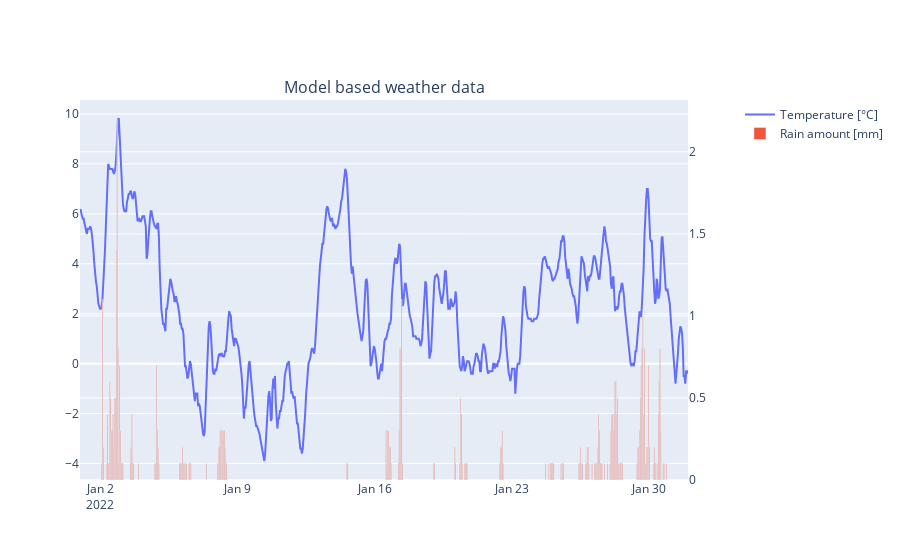

Here is the notebook cell this chart was saved with:
### Code cell
fig_model = make_subplots(specs=[[{"secondary_y": True}]], column_titles=["Model based weather data"])

fig_model.add_trace(go.Scatter(x=hourly_model.index, y=hourly_model["temperature_2m"], name="Temperature [°C]"))
fig_model.add_trace(
    go.Bar(x=hourly_model.index, y=hourly_model["precipitation"], name="Rain amount [mm]"), secondary_y=True
)

### Figure 1 — Plotly figure (JSON) as saved in the notebook; plotly's stock layout.template omitted (floating-point values rounded to 4 significant figures; data arrays with more than 128 entries replaced by an {"elided": "..."} marker saying what was removed)
{"data": [{"name": "Temperature [°C]", "type": "scatter", "x": {"elided": "744 str values"}, "y": {"elided": "744 float values"}}, {"name": "Rain amount [mm]", "type": "bar", "x": {"elided": "744 str values"}, "xaxis": "x", "y": {"elided": "744 float values"}, "yaxis": "y2"}], "layout": {"annotations": [{"font": {"size": 16}, "showarrow": false, "text": "Model based weather data", "x": 0.47, "xanchor": "center", "xref": "paper", "y": 1, "yanchor": "bottom", "yref": "paper"}], "xaxis": {"anchor": "y", "domain": [0, 0.94]}, "yaxis": {"anchor": "x", "domain": [0, 1]}, "yaxis2": {"anchor": "x", "overlaying": "y", "side": "right"}}}
